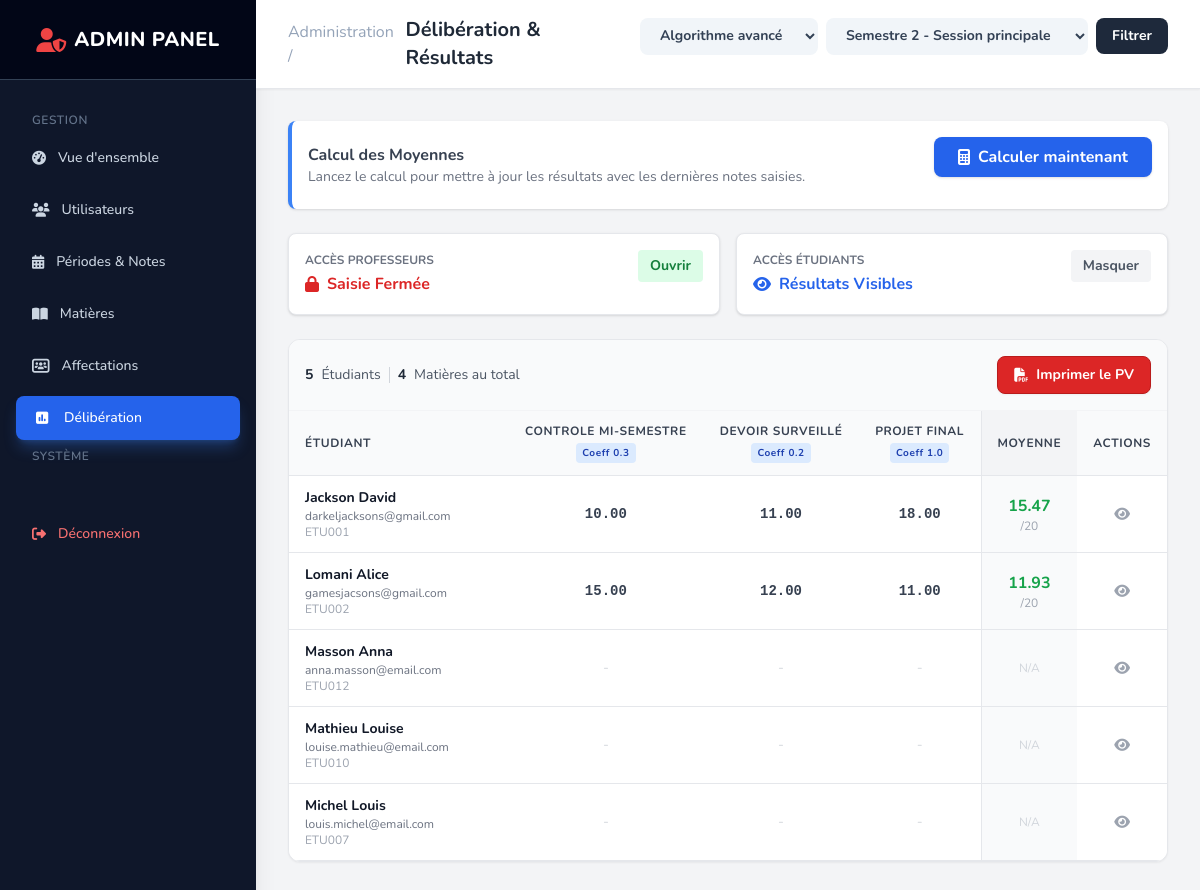
The app's page /index.php?page=admin_results (signed in) with its own data.
### tables this page shows
CREATE TABLE IF NOT EXISTS `configuration_colonnes` (
  `id` int NOT NULL,
  `matiere_id` int NOT NULL,
  `periode_id` int NOT NULL,
  `nom_colonne` varchar(50) NOT NULL,
  `code_colonne` varchar(20) NOT NULL,
  `type` enum('note','bonus','malus','info') DEFAULT 'note',
  `note_max` decimal(5,2) DEFAULT '20.00',
  `coefficient` decimal(3,1) DEFAULT '1.0',
  `ponderation` decimal(5,2) DEFAULT '100.00',
  `obligatoire` tinyint(1) DEFAULT '1',
  `ordre` int NOT NULL,
  `date_creation` timestamp NULL DEFAULT CURRENT_TIMESTAMP
);

CREATE TABLE IF NOT EXISTS `moyennes` (
  `id` int NOT NULL,
  `etudiant_id` int NOT NULL,
  `matiere_id` int NOT NULL,
  `periode_id` int NOT NULL,
  `moyenne` decimal(5,2) DEFAULT NULL,
  `note_sur` decimal(5,2) DEFAULT '20.00',
  `rang` int DEFAULT NULL,
  `decision` enum('valide','non_valide','rattrapage','en_attente') DEFAULT 'en_attente',
  `credits_obtenus` int DEFAULT NULL,
  `date_calcul` timestamp NULL DEFAULT CURRENT_TIMESTAMP
);

CREATE TABLE IF NOT EXISTS `utilisateurs` (
  `id` int NOT NULL,
  `nom` varchar(100) NOT NULL,
  `prenom` varchar(100) NOT NULL,
  `email` varchar(150) NOT NULL,
  `mot_de_passe` varchar(255) NOT NULL,
  `role` enum('admin','professeur','etudiant','scolarite') NOT NULL,
  `numero_etudiant` varchar(20) DEFAULT NULL,
  `date_naissance` date DEFAULT NULL,
  `telephone` varchar(20) DEFAULT NULL,
  `actif` tinyint(1) DEFAULT '1',
  `derniere_connexion` timestamp NULL DEFAULT NULL,
  `date_creation` timestamp NULL DEFAULT CURRENT_TIMESTAMP
);

### views/admin/results/index.php (the view, shortened to what the rows shown need)
<?php
require 'views/layout/header.php';
?>
<div class="flex h-screen bg-gray-100 font-sans overflow-hidden">
    <main class="flex-grow flex flex-col h-screen overflow-y-auto">
        <header class="h-auto py-4 bg-white shadow-sm flex flex-col md:flex-row items-center justify-between px-8 sticky top-0 z-20 border-b border-gray-200 flex-shrink-0 gap-4">
            <div class="flex items-center gap-2">
                <h1 class="text-xl font-bold text-gray-800">Délibération & Résultats</h1>
            </div>
        </header>
        <div class="p-8">
            <div class="bg-white rounded-xl shadow-sm border border-gray-200 overflow-hidden flex flex-col">
                <div class="overflow-x-auto">
                    <table class="min-w-full bg-white border-collapse">
                        <thead class="bg-gray-50 text-gray-700 font-semibold text-xs uppercase tracking-wider">
                            <tr>
                                <th class="py-3 px-4 text-left border-b w-1/4">Étudiant</th>
                                <?php if (!empty($colonnes)): ?>
                                    <?php foreach ($colonnes as $col): ?>
                                        <th class="py-3 px-4 text-center border-b">
                                            <div class="flex flex-col items-center">
                                                <span><?= htmlspecialchars($col['nom_colonne']) ?></span>
                                                <span class="text-[10px] bg-blue-100 text-blue-800 px-1.5 py-0.5 rounded mt-1 normal-case">
                                                    Coeff <?= $col['coefficient'] ?>
                                                </span>
                                            </div>
                                        </th>
                                    <?php endforeach; ?>
                                <?php else: ?>
                                    <th class="py-3 px-4 text-center border-b italic text-gray-400">Aucune évaluation configurée</th>
                                <?php endif; ?>
                                <th class="py-3 px-4 text-center border-b bg-gray-100 border-l w-24">Moyenne</th>
                                <th class="py-3 px-4 text-center border-b w-16">Actions</th>
                            </tr>
                        </thead>
                        <tbody class="divide-y divide-gray-100 text-sm">
                            <?php if (empty($etudiants)): ?>
                                <tr>
                                    <td colspan="10" class="py-8 text-center text-gray-500 italic">
                                        Aucun étudiant inscrit à cette matière pour cette période.
                                    </td>
                                </tr>
                            <?php else: ?>
                                <?php foreach ($etudiants as $etu): ?>
                                    <tr class="hover:bg-gray-50 transition group">
                                        <td class="py-3 px-4 border-b">
                                            <div class="font-bold text-gray-900">
                                                <?= htmlspecialchars($etu['nom'] . ' ' . $etu['prenom']) ?>
                                            </div>
                                            <div class="text-xs text-gray-500"><?= htmlspecialchars($etu['email']) ?></div>
                                            <div class="text-xs text-gray-400"><?= htmlspecialchars($etu['numero_etudiant'] ?? '') ?></div>
                                        </td>
                                        <?php if (!empty($colonnes)): ?>
                                            <?php foreach ($colonnes as $col): ?>
                                                <td class="py-3 px-4 text-center border-b">
                                                    <?php
                                                    $valeur = isset($notes[$etu['id']][$col['id']]) ? $notes[$etu['id']][$col['id']] : null;
                                                    ?>
                                                    <?php if ($valeur !== null): ?>
                                                        <span class="font-mono font-bold text-gray-700"><?= $valeur ?></span>
                                                    <?php else: ?>
                                                        <span class="text-gray-300">-</span>
                                                    <?php endif; ?>
                                                </td>
                                            <?php endforeach; ?>
                                        <?php else: ?>
                                            <td class="border-b"></td>
                                        <?php endif; ?>
                                        <td class="py-3 px-4 text-center border-b bg-gray-50 border-l font-bold text-base">
                                            <?php if ($etu['moyenne'] !== null): ?>
                                                <?php $color = $etu['moyenne'] >= 10 ? 'text-green-600' : 'text-red-600'; ?>
                                                <span class="<?= $color ?>"><?= $etu['moyenne'] ?></span>
                                                <span class="text-xs text-gray-400 font-normal">/20</span>
                                            <?php else: ?>
                                                <span class="text-gray-300 text-xs font-normal">N/A</span>
                                            <?php endif; ?>
                                        </td>
                                        <td class="py-3 px-4 text-center border-b">
                                            <a href="index.php?page=admin_print_bulletin&periode=<?= $periode_selected ?>&etudiant=<?= $etu['id'] ?>"
                                                target="_blank"
                                                class="text-gray-400 hover:text-blue-600 transition"
                                                title="Voir le bulletin PDF">
                                                <i class="fa-solid fa-eye"></i>
                                            </a>
                                        </td>
                                    </tr>
                                <?php endforeach; ?>
                            <?php endif; ?>
                        </tbody>
                    </table>
                </div>
            </div>
        </div>
    </main>
</div>
<?php require 'views/layout/footer.php'; ?>

### records on screen
configuration_colonnes: nom_colonne "CONTROLE MI-SEMESTRE", coefficient "0.3"
configuration_colonnes: nom_colonne "DEVOIR SURVEILLÉ", coefficient "0.2"
configuration_colonnes: nom_colonne "PROJET FINAL", coefficient "1.0"
moyennes: etudiant.prenom "Jackson David", etudiant.email "darkeljacksons@gmail.com", etudiant.numero_etudiant "ETU001", moyenne "15.47"
utilisateurs: id "10.00", id "11.00", id "18.00"
moyennes: etudiant.prenom "Lomani Alice", etudiant.email "gamesjacsons@gmail.com", etudiant.numero_etudiant "ETU002", moyenne "11.93"
utilisateurs: id "15.00", id "12.00", id "11.00"
utilisateurs: nom+prenom "Masson Anna", email "anna.masson@email.com", numero_etudiant "ETU012", shows "N/A"
utilisateurs: nom+prenom "Mathieu Louise", email "louise.mathieu@email.com", numero_etudiant "ETU010", shows "N/A"
utilisateurs: nom+prenom "Michel Louis", email "louis.michel@email.com", numero_etudiant "ETU007", shows "N/A"

### other values on screen
count($etudiants) "5"
count($listeMatieres) "4"
form field matiere "Algorithme avancé"
form field periode "Semestre 2 - Session principale"
